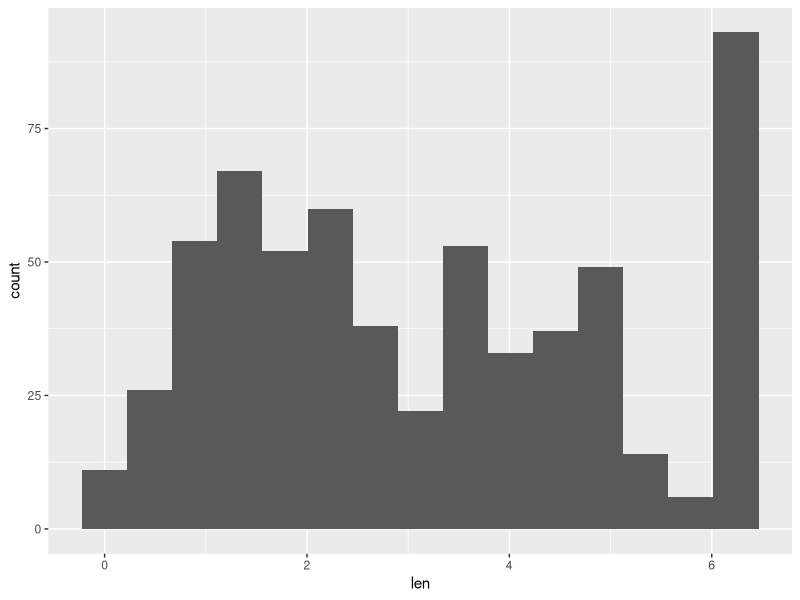
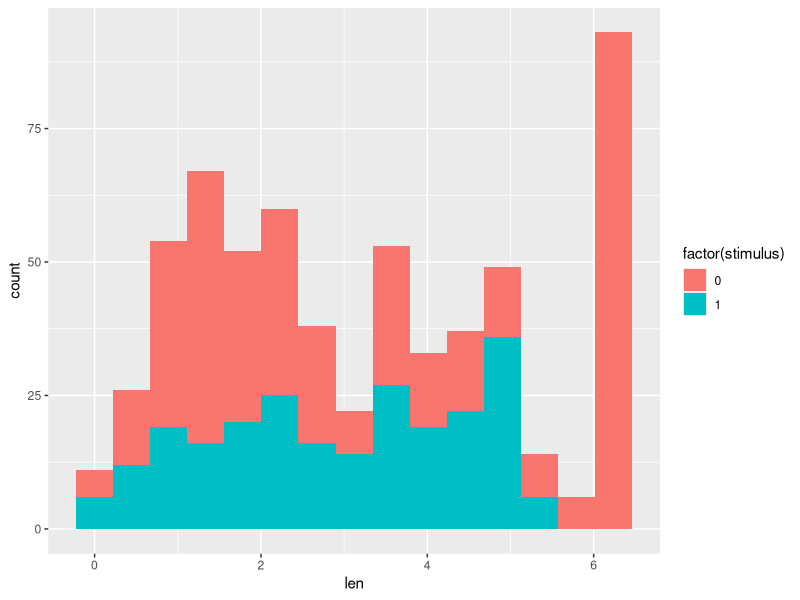
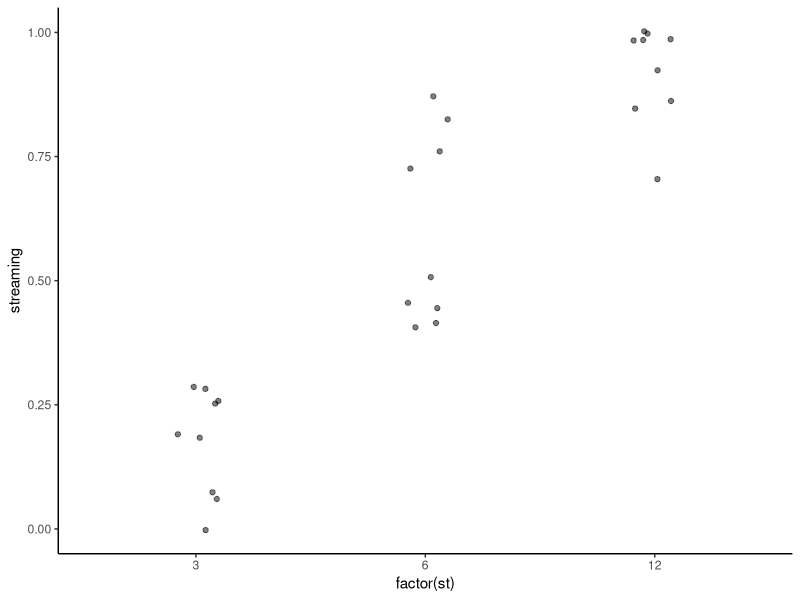

R code for these plots, in order:

library(stringr)
library(dplyr)
library(ggplot2)
library(tidyr)

df = read.csv("exp1A.csv")

df = df %>%
  group_by(sid) %>%
  mutate(trial = cumsum(lag(sample,default=first(sample)) > sample))
# compute percept lens
lens = df %>%
  group_by(sid,trial) %>%
  mutate(percept = cumsum(lag(response,
                              default=first(response)) != response)) %>%
  filter(same_freq,st > 1) %>%
  group_by(sid,trial,percept) %>%
  filter(time < 6.72) %>%
  summarize(context_A = first(context_A),context_B = first(context_B),
            test_A = first(test_A), test_B = first(test_B), st = first(st),
            len = last(time) - first(time),stimulus = first(response))

ggplot(lens,aes(x=len)) + geom_histogram(bins=15)

ggplot(lens,aes(x=len,fill=factor(stimulus))) +
  geom_histogram(bins=15)

df = read.csv("exp1A.csv")
stream_prop = df %>%
  filter(st > 1, time > 4,time < 6.72, same_freq) %>%
  group_by(sid, st) %>%
  summarize(streaming = mean(response))

write.csv(stream_prop,"stream_prop.csv")

ggplot(stream_prop,aes(x=factor(st),y=streaming)) +
  geom_point(alpha=0.5,position=position_jitter(width=0.1)) +
  stat_summary(geom="pointrange",fun.data=mean_cl_boot,
               fun.args=list(conf.int=0.95)) +
  stat_summary(geom="line",fun.data=mean_cl_boot,group=1) +
  coord_cartesian(ylim=c(0,1)) +
  theme_classic()
